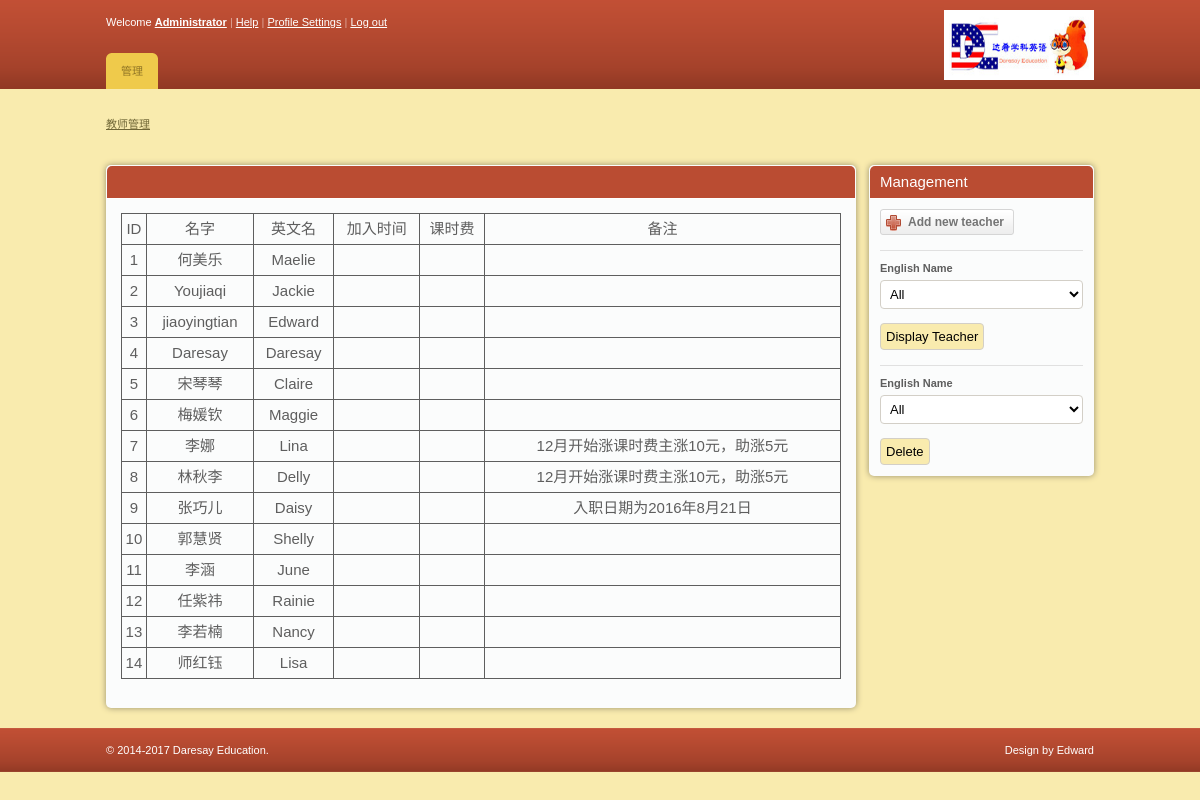
The app's page /teacher_indexh.php with its own data.
### tables this page shows
CREATE TABLE IF NOT EXISTS `teachers` (
  `id` int(20) NOT NULL AUTO_INCREMENT,
  `name` varchar(32) DEFAULT NULL,
  `engname` varchar(32) DEFAULT NULL,
  `age` varchar(32) DEFAULT NULL,
  `sex` varchar(32) DEFAULT NULL,
  `phone` varchar(32) DEFAULT NULL,
  `join_date` varchar(32) DEFAULT NULL,
  `chief_salary` varchar(32) DEFAULT NULL,
  `assist_salary` varchar(32) DEFAULT NULL,
  `password` varchar(32) DEFAULT NULL,
  `note` varchar(1000) DEFAULT NULL,
  PRIMARY KEY (`id`)
);

### teacher_indexh.php (the view, shortened to what this page needs)
<!DOCTYPE html PUBLIC "-//W3C//DTD XHTML 1.0 Transitional//EN" "http://www.w3.org/TR/xhtml1/DTD/xhtml1-transitional.dtd">
<html xmlns="http://www.w3.org/1999/xhtml">
<head>
	<link rel="stylesheet" href="css/jquery.fancybox.css" type="text/css" media="screen" />
    <link rel="stylesheet" href="css/style.css" type="text/css" media="screen" />
</head>
<body>
<?php
	include("header_manage.php");
?>
<div id="container">
	<div class="shell">
		<div class="small-nav">
			<a href="#">教师管理</a>
		</div>
		<br />
		<div id="main">
			<div id="content">
				<div class="box">
				<div class="box-head">
				</div>
				<div class="vidoes">
				<br/>
				<table border="0" width="700">
					<?php
					 $conn=db_conn("daresay_db");
					 $table_name="teachers";
					$sql="SELECT * FROM ".$table_name;
					$result=mysql_query($sql,$conn);
					echo "<table>";
					echo "<tr>";
					echo "<td>ID</td>";
					echo "<td>名字</td>";
					echo "<td>英文名</td>";
					echo "<td>加入时间</td>";
					echo "<td>课时费</td>";
					echo "<td>备注</td>";
					echo "</tr>";
					$i=1;
					while ($row = mysql_fetch_assoc($result)) {
						echo "<tr>";
						echo "<td>".$i++."</td>";
						echo "<td>".$row['name']."</td>";
						echo "<td>".$row['engname']."</td>";
						echo "<td>".$row['join_time']."</td>";
						echo "<td>".$row['salary']."</td>";
						echo "<td>".$row['note']."</td>";
						echo "</tr>";
					}
					echo "</table>";
					echo "<br/><br/>";
					?>
                    		</table>
					</div>
				</div>
			</div>
			<div id="sidebar">
				<div class="box">
					<div class="box-head">
						<h2>Management</h2>
					</div>
					<?php
						include "teacher_righth.php";
					?>
				</div>
			</div>
		</div>
	</div>
</div>
<?php
	include("bottom.php");
?>
</body>
</html>

### header_manage.php
<div id="header">
	<div class="shell">
		<div id="top">
			<div id="top-dx">
				<img src="images/dx.png" height="70px" width="150px"/>
			</div>
			<div id="top-navigation">
				Welcome <a href="#"><strong>Administrator</strong></a>
				<span>|</span>
				<a href="#">Help</a>
				<span>|</span>
				<a href="#">Profile Settings</a>
				<span>|</span>
				<a href="#">Log out</a>
			</div>
		</div>
		<div id="navigation">
			<?php include("menu_manage.php"); ?>
		</div>
	</div>
</div>
<br/><br/>

### menu_manage.php (shortened to what this page needs)
<ul>
	<li><a href="#"><span>管理</span></a>
	</li>
</ul>

### teacher_righth.php (shortened to what this page needs)
<!DOCTYPE html PUBLIC "-//W3C//DTD XHTML 1.0 Transitional//EN" "http://www.w3.org/TR/xhtml1/DTD/xhtml1-transitional.dtd">
<html xmlns="http://www.w3.org/1999/xhtml">
<head>
<link rel="stylesheet" href="css/jquery.fancybox.css" type="text/css" media="screen" />
<link rel="stylesheet" href="css/style.css" type="text/css" media="screen" />
</head>
<body>
<div class='box-content'>
<a href='teacher_addh.php' class='add-button'><span>Add new teacher</span></a>
<form action="teacher_manageh.php?action=display" method="post">
<div class='sort'>
<label>English Name</label>
<select class='field' name='engname' id="engname">
<option value="All">All</option>
</select>
<br/>
<input type='submit' class= 'submit'style="background-color:#F9EBAE" value='Display Teacher'/><span></span>
</div>
</form>
<form name="form1" method="post" action="">
<div class='sort'>
<label>English Name</label>
<select class='field' name='engname' id="engname">
<option value="All">All</option>
</select>
<br/>
<input type="button" class= 'submit'style="background-color:#F9EBAE" onclick="form1.action='teacher_manageh.php?action=delete';form1.submit();" value="Delete"/><span></span>
</div>
</form>
</div>
</body>
</html>

### bottom.php
<div id="footer">
<div class="shell">
<span class="left">
<?php
		$today=date("Y-n-j");
		$arr=explode("-",$today);
		$year=$arr[0];
		echo "&copy; 2014-".$year." Daresay Education."
?>
</span>
<span class="right"> <a href="hide.php" style="text-decoration:none;">
Design by Edward
</a>
</span>
</div>
</div>

### css/style.css (style rules this page uses)
* { padding:0; margin:0; outline:0; }
body { background:#f9ebae; font-family: Verdana, sans-serif; font-size:11px; line-height:14px; color:#5e5e5e; }
input, textarea, select { font-family: Verdana, sans-serif; font-size:13px; }
.field { border:solid 1px #d3cfc7; background:#fff; padding:5px; }
.submit { border:solid 1px #d3cfc7; background:#fff; padding:5px; }
a { color:#ba4c32; text-decoration: underline; cursor:pointer; }
.left, .alignleft { float:left; display:inline; }
.right, .alignright { float:right; display:inline; }
h2 { font-size:15px; font-weight: normal; }
.shell { width:988px; margin:0 auto; }
#header { height:89px; background:url(images/header.gif); white-space:nowrap; }
#top-dx { float:right; white-space:nowrap; color:#fff; padding-top:10px; }
#top-navigation { float:left; white-space:nowrap; color:#fff; padding-top:15px; }
#top-navigation a { color:#fff; }
#top-navigation span { color:#dca598; }
#top { height:53px; }
#navigation { height:36px; }
#navigation ul { list-style-type: none; }
ul li { float:left; position:relative; }
#navigation ul li { float:left; display:inline; margin-right:2px; }
#navigation ul li a, #navigation ul li a span { float:left; height:36px; background:url(images/tab.gif) no-repeat 0 0; padding:0 0 0 15px; }
#navigation ul li a span { background-position:right 0; padding:0 15px 0 0; }
#navigation ul li a { line-height:36px; color:#907525; text-decoration: none; }
.small-nav { color:#978b48; padding-bottom:20px; }
.small-nav a { color:#6f6636; }
#content { float:left; width:750px; }
#sidebar { float:right; width:225px; }
.box { background:#fbfcfc; height:100%; padding:1px; margin-bottom:20px; }
.box-head { background:#ba4c32; height:32px; color:#fff; padding: 0 10px; line-height:32px; white-space:nowrap; border-bottom:solid 1px #fff; }
.box-content { padding:10px; }
.sort { border-top:solid 1px #e0e0e0; padding-top:10px; margin-top:15px; }
.sort label { display:block; font-weight: bold; }
.sort .field { display:block; margin-top:5px; }
.sort select.field { width:203px; }
.add-button, .add-button span { float:left; height:26px; background:url(images/add-button.gif) no-repeat 0 0; padding:0 0 0 28px; }
.add-button span { background-position:right 0; padding:0 10px 0 0; }
.add-button { font-weight: bold; font-size:12px; color:#747474; text-decoration: none; line-height:26px; }
#footer { height:44px; background:url(images/footer.gif); line-height:44px; color:#fff; }
#footer a { color:#fff; }
.box { -moz-border-radius:5px; -webkit-border-radius:5px; -moz-box-shadow: 0 0 6px #978f6c; -webkit-box-shadow: 0 0 6px #978f6c; }
.box-head { -moz-border-radius-topleft:5px; -moz-border-radius-topright:5px; -webkit-border-top-left-radius:5px; -webkit-border-top-right-radius:5px; }
.field, .button { -moz-border-radius:4px; -webkit-border-radius:4px; }
.submit, .button { -moz-border-radius:4px; -webkit-border-radius:4px; background-color:#F9EBAE }

### teacher_indexh.php (style rules this page uses)
table { width: 720px; margin: 0 auto; border-collapse:collapse; font-size: 15px; }
table, tr, td { border: 1px solid; text-align:center; }
td { height: 30px; }

### records on screen
teachers: name "何美乐", engname "Maelie"
teachers: name "Youjiaqi", engname "Jackie"
teachers: name "jiaoyingtian", engname "Edward"
teachers: name "Daresay", engname "Daresay"
teachers: name "宋琴琴", engname "Claire"
teachers: name "梅媛钦", engname "Maggie"
teachers: name "李娜", engname "Lina", note "12月开始涨课时费主涨10元，助涨5元"
teachers: name "林秋李", engname "Delly", note "12月开始涨课时费主涨10元，助涨5元"
teachers: name "张巧儿", engname "Daisy", note "入职日期为2016年8月21日"
teachers: name "郭慧贤", engname "Shelly"
teachers: name "李涵", engname "June"
teachers: name "任紫祎", engname "Rainie"
teachers: name "李若楠", engname "Nancy"
teachers: name "师红钰", engname "Lisa"

### other values on screen
$year "2017"
